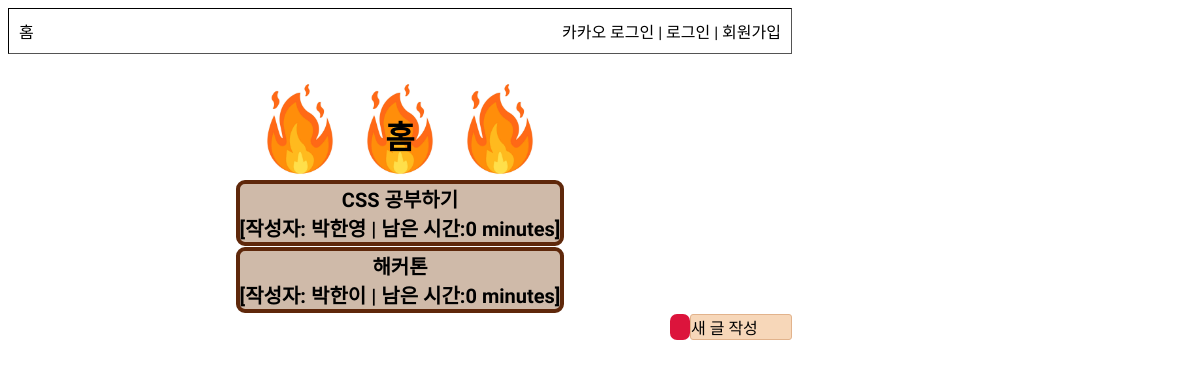
Before: / with the older database file.
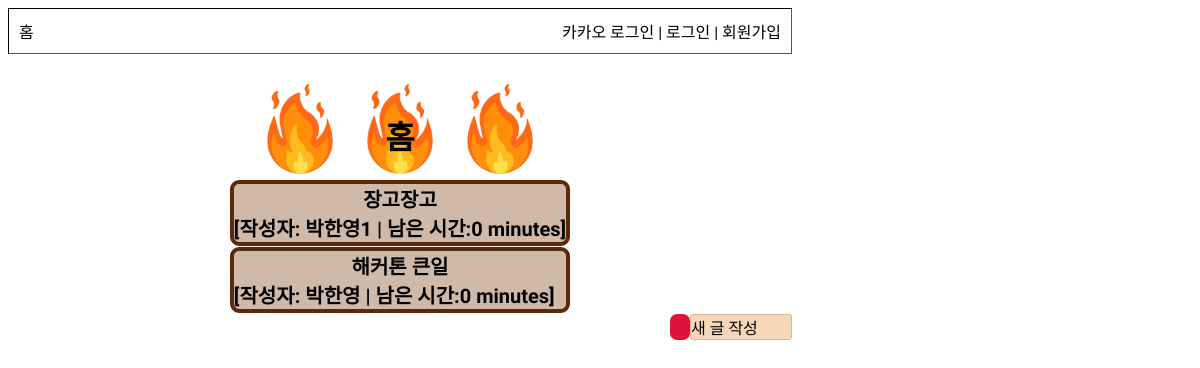
After: the same page with the newer database file.
### todoapp/models.py (models this page shows, shortened)
class Todo(models.Model):
    title = models.CharField(max_length=20)
    content = models.TextField()
    date = models.DateTimeField()
    written_time = models.DateTimeField(auto_now_add=True)
    author = models.ForeignKey(User, on_delete=models.CASCADE, related_name='posts', default=None)

### todoapp/views.py (the view)
# urls.py: 2. Add a URL to urlpatterns:  path('', views.home, name='home')
def home(request):
    todos = Todo.objects.all().order_by('date')
    return render(request, 'home.html', {'todos': todos})

### todoapp/templates/home.html (shortened to what this page needs)
{% extends 'base.html' %}
{% block css %}
{% load static %}
<link rel="stylesheet" href="{% static 'home.css' %}">
{% endblock %}
{% block title %}
홈
{% endblock %}
{% block content %}
<div class="body">
    <div class="center">
        <ul style="list-style: none;">
            {% for todo in todos %}
            <li>
                <div class="list">
                    <a href="{% url 'detail' todo.pk %}" class="title">
                        <div style="display: flex; justify-content: center;">{{ todo.title }} </div>[작성자: {{ todo.author.username }} | 남은 시간:{{ todo.date|timeuntil }}]
                    </a>
                </div>
            </li>
            {% endfor %}
        </ul>
    </div>
</div>
<div class="from_back">
    <div class="match_head"></div>
    <a href="{% url 'new' %}" class="match_body">새 글 작성</a>
</div>
{% endblock %}

### todoapp/templates/base.html (shortened to what this page needs)
<!DOCTYPE html>
<html lang="en">
<head>
    {% load static %}
    {% load socialaccount %}
    <link rel="stylesheet" type="text/css" href="{% static 'base.css' %}">
    {% block css %}
    {% endblock %}
</head>
<body>
    <div class="nav">
        <div class="front">
            <a href="{% url 'home' %}">홈</a>
        </div>
        <div class="back">
            {% if user.is_authenticated %}
            <p>환영합니다 <a href="{% url 'mypage' user.pk %}">{{ user.username }}님</a></p>|
            <a href="{% url 'logout' %}">로그아웃</a>
            {% else %}
            <a href="{% provider_login_url 'kakao' %}">카카오 로그인</a>&nbsp;|
            <a href="{% url 'login' %}">로그인</a>&nbsp;|
            <a href="{% url 'signup' %}">회원가입</a>
            {% endif %}
        </div>
    </div>
    <div class="center">
        <div class="main_title">
            <h1>
                {% block title %}
                {% endblock %}
            </h1>
        </div>
    </div>
    {% block content %}
    {% endblock content %}
</body>
</html>

### todoapp/static/base.css (style rules this page uses)
* { font-family: 'Nanum Myeongjo', serif; text-decoration-line: none; color:black; max-width: 800px; }
.nav { display: flex; justify-content: space-between; border: 1px inset black; padding: 10px; margin-bottom: 25px; }
.main_title { width : 300px; height : 100px; background-image: url('image/fire.jpeg'); background-size: 100px; background-repeat:repeat; display: flex; justify-content: center; align-items: flex-end; color:rgb(247, 247, 247); }
.center { display: flex; justify-content: center; }

### todoapp/static/home.css (style rules this page uses)
.list { background-color: rgb(207, 186, 169); border: 4px solid rgb(95, 40, 11); border-radius: 9px; font-weight: bold; margin: 1px; font-size: 20px; }
ul { padding-inline-start: 0mm; margin: 0px; }
.from_back { display: flex; justify-content: flex-end; }
.match_head { width: 20px; background-color: crimson; border-radius: 7px; }
.match_body { width: 100px; background-color: rgb(247, 215, 185); border: 1px solid rgb(226, 179, 140); border-radius: 3px; }

Changed rows visible on the page:
removed Todo: title "CSS 공부하기", author.username "박한영", date "0 minutes"
removed Todo: title "해커톤", author.username "박한이", date "0 minutes"
added Todo: title "장고장고", author.username "박한영1", date "0 minutes"
added Todo: title "해커톤 큰일", author.username "박한영", date "0 minutes"
